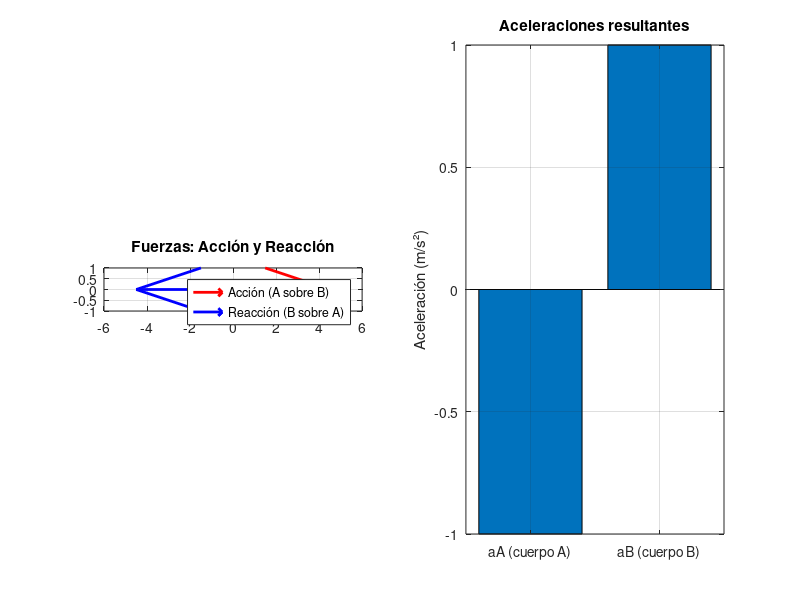

The MATLAB source for this figure:
% tercera_ley_newton.m
% Simulación interactiva de la Tercera Ley de Newton

clc;
clear;

fprintf('TERCERA LEY DE NEWTON: Acción y Reacción\n');
fprintf('----------------------------------------\n');

% Masa de cuerpo A (quien ejerce la acción)
mA = input('Ingresa la masa del cuerpo A (kg): ');
while mA <= 0
    fprintf('Error: La masa debe ser mayor que 0.\n');
    mA = input('Por favor, ingresa una masa válida para A (kg): ');
end

% Masa de cuerpo B (quien recibe la acción)
mB = input('Ingresa la masa del cuerpo B (kg): ');
while mB <= 0
    fprintf('Error: La masa debe ser mayor que 0.\n');
    mB = input('Por favor, ingresa una masa válida para B (kg): ');
end

% Magnitud de la fuerza de acción
F_accion = input('Ingresa la magnitud de la fuerza de acción que A ejerce sobre B (N): ');
while F_accion <= 0
    fprintf('Error: La fuerza debe ser mayor que 0.\n');
    F_accion = input('Por favor, ingresa una fuerza válida (N): ');
end

% Reacción de B sobre A (misma magnitud, sentido opuesto)
F_reaccion = -F_accion;

% Aceleraciones resultantes (segunda ley de Newton)
aB = F_accion / mB;         % aceleración de B
aA = F_reaccion / mA;       % aceleración de A (negativa)

% Mostrar resultados
fprintf('\nRESULTADOS:\n');
fprintf('Fuerza de acción:     %.2f N (A sobre B)\n', F_accion);
fprintf('Fuerza de reacción:   %.2f N (B sobre A)\n', F_reaccion);
fprintf('Aceleración de B:     %.2f m/s²\n', aB);
fprintf('Aceleración de A:     %.2f m/s² (en sentido opuesto)\n', aA);

% Representar gráficamente las fuerzas y aceleraciones
figure;
subplot(1,2,1);
quiver(0, 0, F_accion, 0, 'r', 'LineWidth', 2, 'MaxHeadSize', 1.5); hold on;
quiver(0, 0, F_reaccion, 0, 'b', 'LineWidth', 2, 'MaxHeadSize', 1.5);
xlim([-1.2*F_accion, 1.2*F_accion]);
ylim([-1, 1]);
axis equal;
grid on;
title('Fuerzas: Acción y Reacción');
legend('Acción (A sobre B)', 'Reacción (B sobre A)');

subplot(1,2,2);
bar([aA, aB]);
set(gca, 'XTickLabel', {'aA (cuerpo A)', 'aB (cuerpo B)'});
ylabel('Aceleración (m/s²)');
title('Aceleraciones resultantes');
grid on;